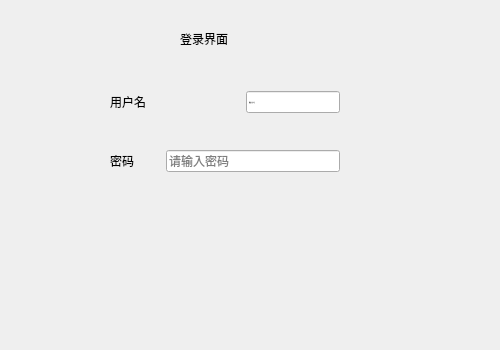
<?xml version="1.0" encoding="UTF-8"?>
<ui version="4.0">
 <class>cardWin</class>
 <widget class="CardWidget" name="cardWin">
  <property name="geometry">
   <rect>
    <x>0</x>
    <y>0</y>
    <width>500</width>
    <height>350</height>
   </rect>
  </property>
  <property name="windowTitle">
   <string>Qt Designer ui</string>
  </property>
  <widget class="TitleLabel" name="TitleLabel">
   <property name="geometry">
    <rect>
     <x>180</x>
     <y>20</y>
     <width>124</width>
     <height>38</height>
    </rect>
   </property>
   <property name="text">
    <string>登录界面</string>
   </property>
  </widget>
  <widget class="QWidget" name="">
   <property name="geometry">
    <rect>
     <x>110</x>
     <y>80</y>
     <width>230</width>
     <height>104</height>
    </rect>
   </property>
   <layout class="QVBoxLayout" name="verticalLayout">
    <item>
     <layout class="QHBoxLayout" name="horizontalLayout">
      <item>
       <widget class="BodyLabel" name="BodyLabel">
        <property name="text">
         <string>用户名</string>
        </property>
       </widget>
      </item>
      <item>
       <spacer name="horizontalSpacer">
        <property name="orientation">
         <enum>Qt::Horizontal</enum>
        </property>
        <property name="sizeHint" stdset="0">
         <size>
          <width>10</width>
          <height>20</height>
         </size>
        </property>
       </spacer>
      </item>
      <item>
       <widget class="LineEdit" name="LineEdit">
        <property name="enabled">
         <bool>true</bool>
        </property>
        <property name="font">
         <font>
          <family>Segoe UI</family>
          <pointsize>-1</pointsize>
          <bold>true</bold>
         </font>
        </property>
        <property name="text">
         <string/>
        </property>
        <property name="dragEnabled">
         <bool>false</bool>
        </property>
        <property name="placeholderText">
         <string>请输入用户名</string>
        </property>
       </widget>
      </item>
     </layout>
    </item>
    <item>
     <spacer name="horizontalSpacer_3">
      <property name="orientation">
       <enum>Qt::Horizontal</enum>
      </property>
      <property name="sizeHint" stdset="0">
       <size>
        <width>40</width>
        <height>20</height>
       </size>
      </property>
     </spacer>
    </item>
    <item>
     <layout class="QHBoxLayout" name="horizontalLayout_2">
      <item>
       <widget class="BodyLabel" name="BodyLabel_2">
        <property name="text">
         <string>密码</string>
        </property>
       </widget>
      </item>
      <item>
       <spacer name="horizontalSpacer_2">
        <property name="orientation">
         <enum>Qt::Horizontal</enum>
        </property>
        <property name="sizeType">
         <enum>QSizePolicy::Fixed</enum>
        </property>
        <property name="sizeHint" stdset="0">
         <size>
          <width>26</width>
          <height>20</height>
         </size>
        </property>
       </spacer>
      </item>
      <item>
       <widget class="LineEdit" name="LineEdit_2">
        <property name="frame">
         <bool>true</bool>
        </property>
        <property name="echoMode">
         <enum>QLineEdit::Password</enum>
        </property>
        <property name="placeholderText">
         <string>请输入密码</string>
        </property>
       </widget>
      </item>
     </layout>
    </item>
   </layout>
  </widget>
 </widget>
 <customwidgets>
  <customwidget>
   <class>CardWidget</class>
   <extends>QFrame</extends>
   <header>qfluentwidgets</header>
   <container>1</container>
  </customwidget>
  <customwidget>
   <class>BodyLabel</class>
   <extends>QLabel</extends>
   <header>qfluentwidgets</header>
  </customwidget>
  <customwidget>
   <class>TitleLabel</class>
   <extends>QLabel</extends>
   <header>qfluentwidgets</header>
  </customwidget>
  <customwidget>
   <class>LineEdit</class>
   <extends>QLineEdit</extends>
   <header>qfluentwidgets</header>
  </customwidget>
 </customwidgets>
 <resources/>
 <connections/>
</ui>
